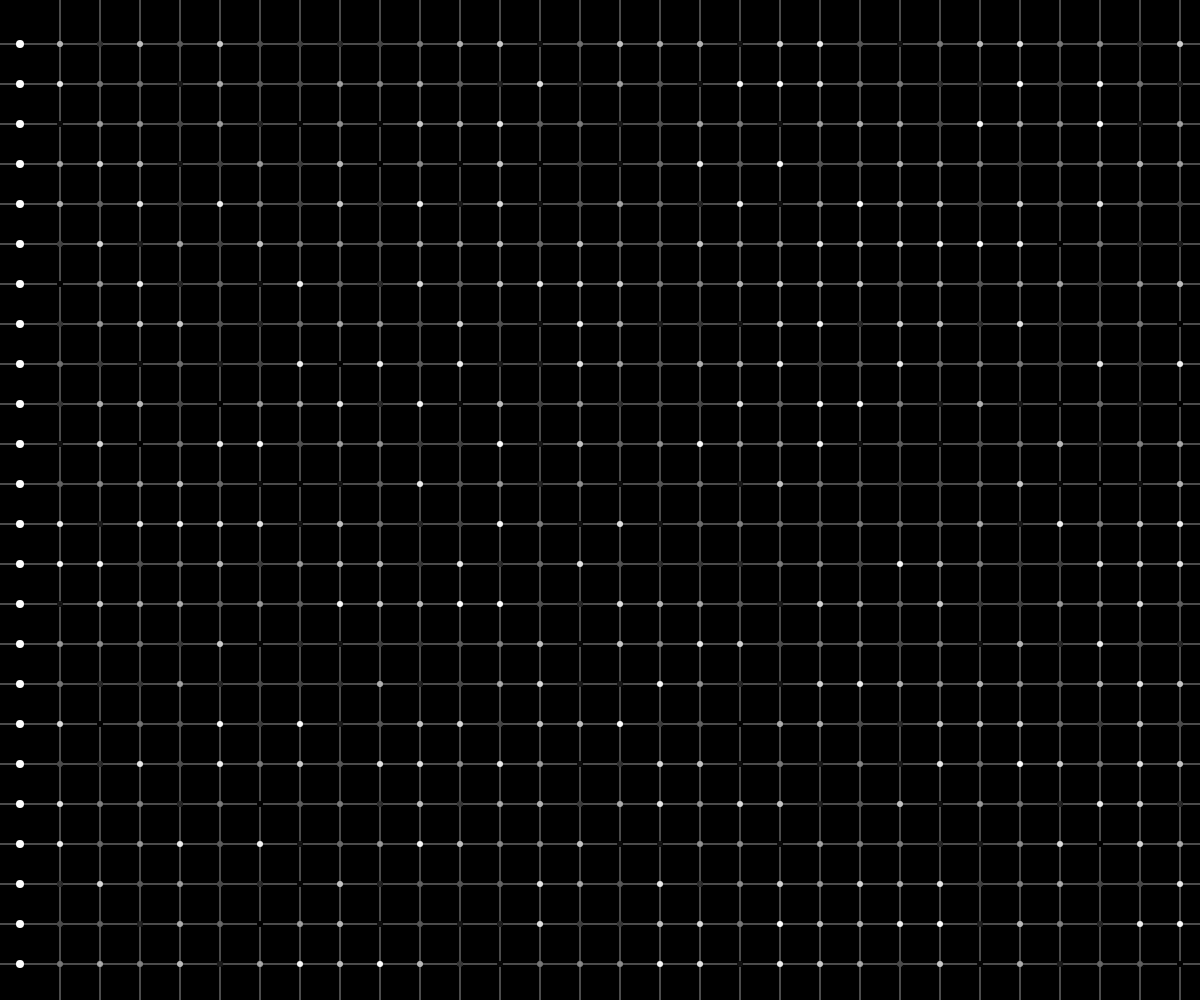
Frame 1 (no input)
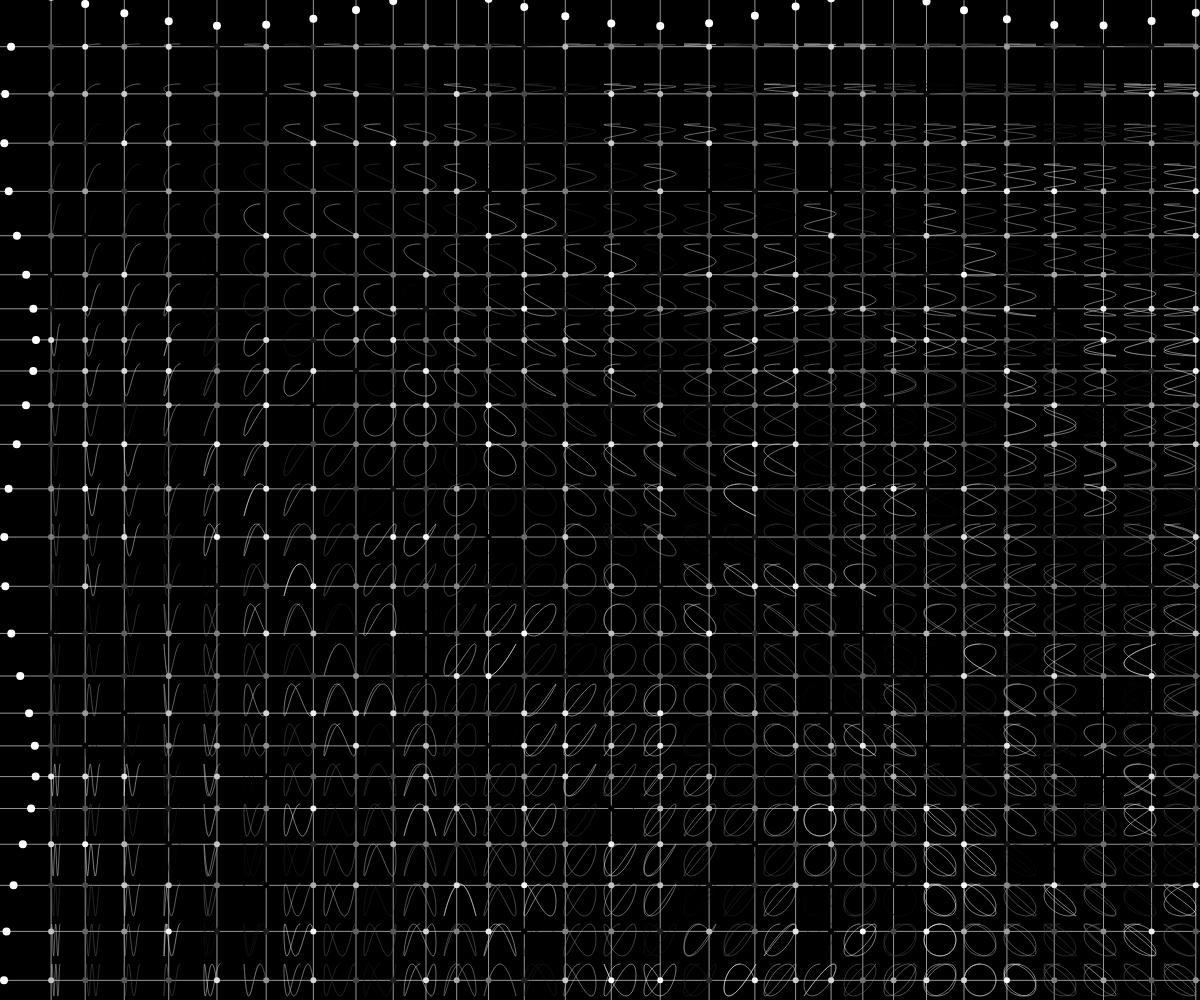
Frame 60 (no input)
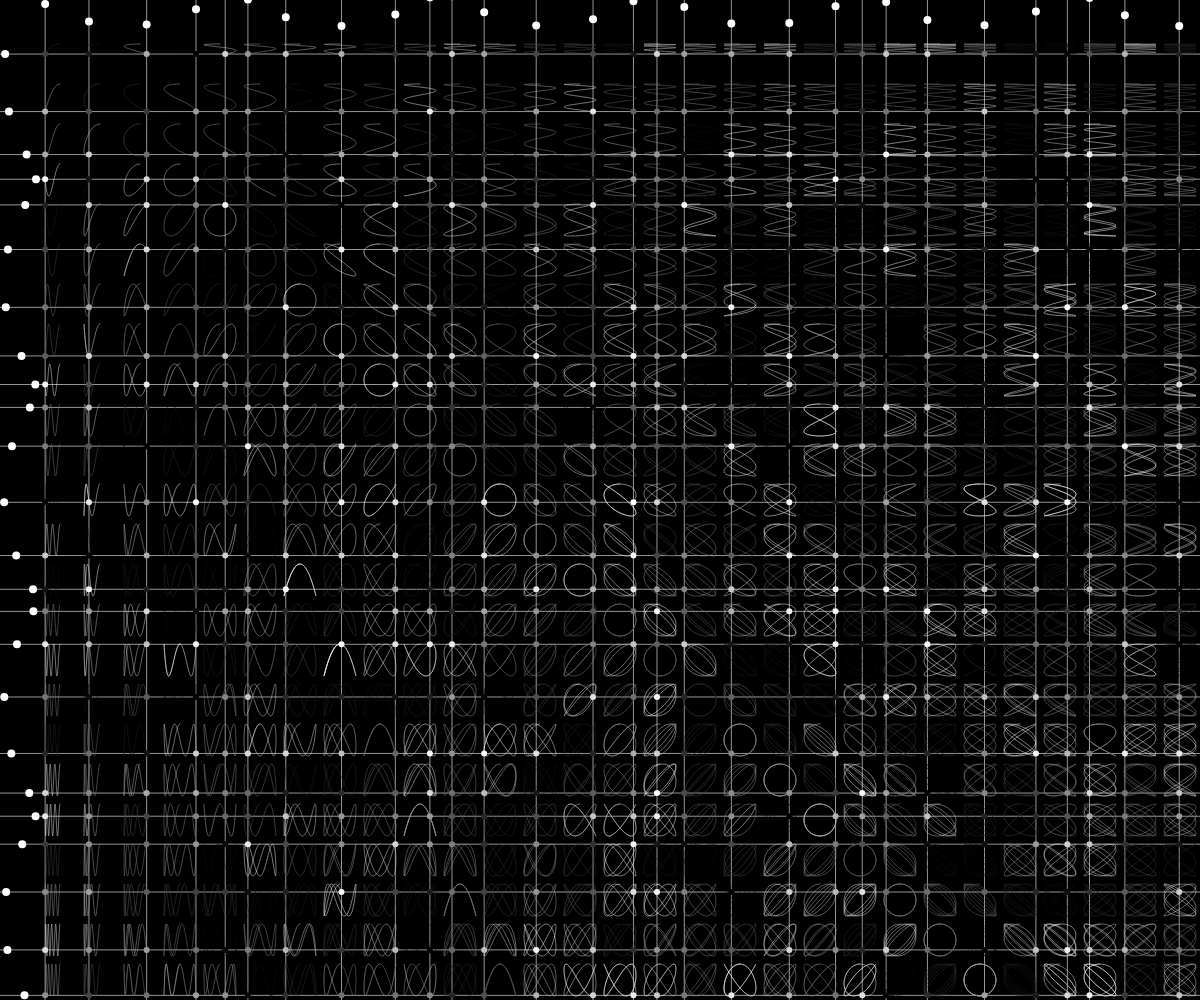
Frame 120 (the mouse pressed at the canvas centre since frame 60)

The p5.js sketch that drew these frames (run headless with seeded random() and noise() and a simulated clock; from frame 60 on, the mouse is pressed at the canvas centre):

// p5.js sketch
// ── sketch.js


function make2DArray(rows, cols) {
    var arr = new Array(rows); //like arr[]; but with number of columns hardcoded
    for (var i = 0; i < arr.length; i++) {
      arr[i] = new Array(cols);
    }
    return arr;
  }
  
  let angle = 0;
  let w = 40;
  let cols;
  let rows;
  let curves;
  
  function setup() {
    createCanvas(windowWidth, windowHeight);
    cols = (floor(width / w) - 1);
    rows = floor(height / w) - 1;
    curves = make2DArray(rows,cols);
  
    for (let j = 0; j < rows; j++) {
      for (let i = 0; i < cols; i++) {
        curves[j][i] = new Curve();
      }
    }
  }
  
  function draw() {
    background(0);
    let d = w - 0.2 * w;
    let r = d / 2;
  
    noFill();
    stroke(255);
    for (let i = 0; i < cols; i++) {
      let cx = (w + i * w + w / 2);
      let cy = w / 4;
      strokeWeight(1);
      stroke(255);
      // ellipse(cx, cy, d, d);
      let x = r * cos(angle * (i + 1) - HALF_PI);
      let y = r * sin(angle * (i + 1) - HALF_PI);
      strokeWeight(8);
      stroke(255);
      point(cx + x, cy + y);
      stroke(255, 150);
      strokeWeight(1);
      line(cx + x, 0, cx + x, height);
  
      for (let j = 0; j < rows; j++) {
        curves[j][i].setX(cx + x);
      }
    }
  
    noFill();
    stroke(255);
    for (let j = 0; j < rows; j++) {
      let cx = w / 2;
      let cy = w + j * w + w / 2;
      strokeWeight(1);
      stroke(255);
      // ellipse(cx, cy, d, d);
      let x = r * cos(angle * (j + 1) - HALF_PI);
      let y = r * sin(angle * (j + 1) - HALF_PI);
      strokeWeight(8);
      stroke(255);
      point(cx + x, cy + y);
      stroke(255, 150);
      strokeWeight(1);
      line(0, cy + y, width, cy + y);
  
      for (let i = 0; i < cols; i++) {
        curves[j][i].setY(cy + y);
      }
    }
  
    for (let j = 0; j < rows; j++) {
      for (let i = 0; i < cols; i++) {
        curves[j][i].addPoint();
        curves[j][i].show();
      }
    }
  
  
    angle -= 0.01;
  
    if (angle < -TWO_PI) {
      for (let j = 0; j < rows; j++) {
        for (let i = 0; i < cols; i++) {
          curves[j][i].reset();
        }
      }
      // saveFrame("lissajous#####.png");
      angle = 0;
    }
  }
// ── curve.js
class Curve {

    constructor() {
      this.path = [];
      this.current = createVector();
    }
  
     setX( x) {
      this.current.x = x;
    }
  
     setY( y) {
      this.current.y = y;
    }
  
     addPoint() {
      this.path.push(this.current);
    }
    
     reset() {
      this.path = []; 
    }
  
     show() {
      stroke(random(0,255));
      strokeWeight(0.5);
      noFill();
      beginShape();
      for (let v of this.path) {
        vertex(v.x, v.y);
      }
      endShape();
  
      strokeWeight(6);
      point(this.current.x, this.current.y);
      this.current = createVector();
    }
  }
  
